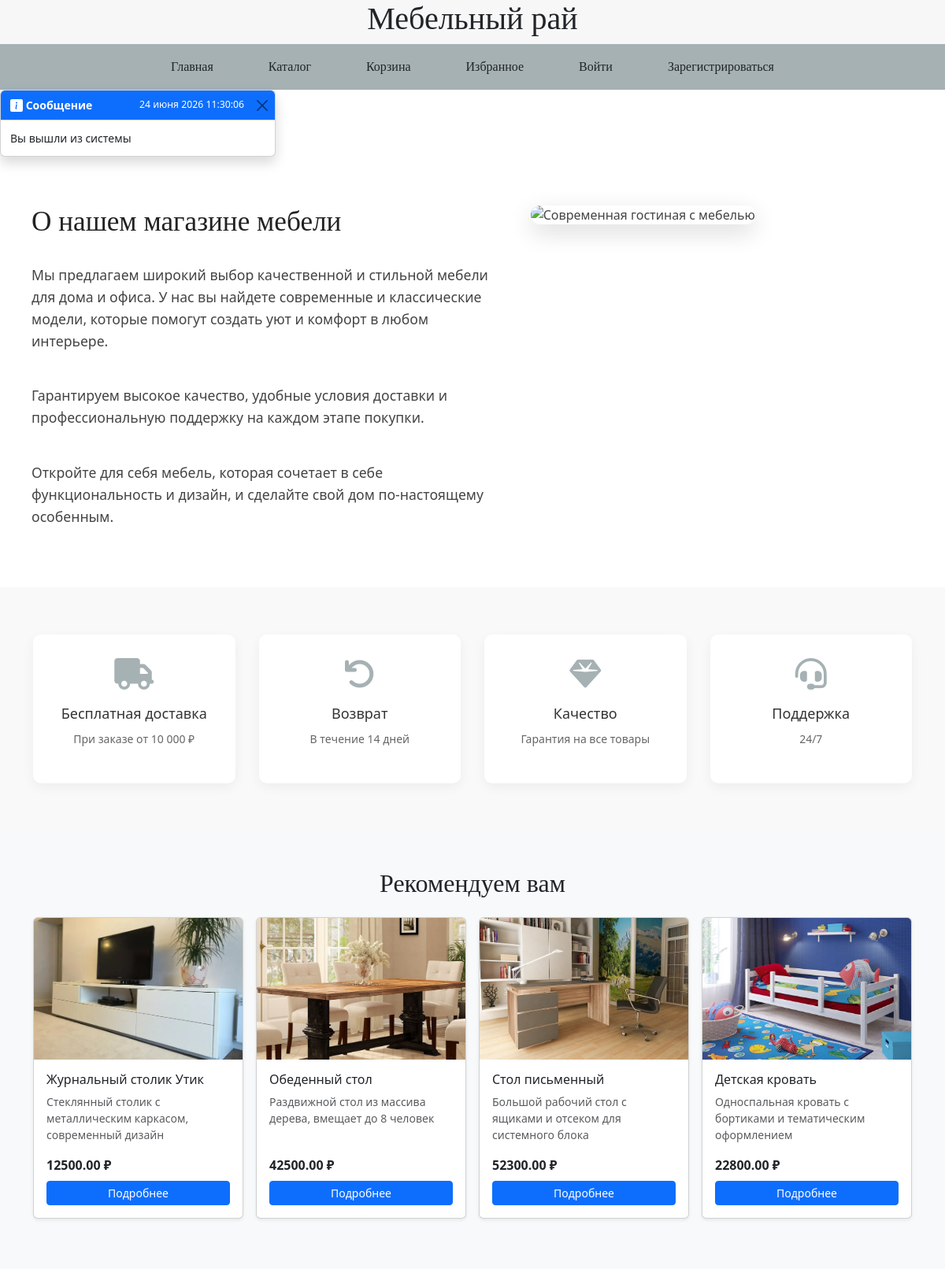
/index.php?action=quit (signed in), run on the app's committed database.
### tables this page shows
CREATE TABLE `products` (
  `id` int NOT NULL,
  `nam_products` varchar(250) NOT NULL,
  `description` text,
  `price` decimal(10,2) NOT NULL,
  `stock` int NOT NULL DEFAULT '0',
  `categoryid` int NOT NULL,
  `image_product` varchar(250) NOT NULL
);

### connect.php (called while the page is built, shortened)
<?php
require_once "classes/pr20.php";
$db = new pr20(DB_USER,DB_PASW,DB_HOST,DB_NAME);

### views/default.php (the view, shortened to what this page needs)
<?php
require_once 'connect.php';
$stmt = $db->dbs->query("SELECT * FROM products WHERE stock > 0 ORDER BY RAND() LIMIT 4");
$randomProducts = $stmt->fetchAll(PDO::FETCH_ASSOC);
?>
<main class="about-store" style="width: 100%; margin: 60px 0; padding: 0 40px; color: #444; font-family: 'Segoe UI', Tahoma, Geneva, Verdana, sans-serif; box-sizing: border-box;">
  <div style="max-width: 1400px; margin: 0 auto; display: flex; gap: 50px; align-items: flex-start;">
    <div style="flex: 1.2; min-width: 500px;">
      <h2 style="color:#222; margin-bottom: 30px; font-size: 2.2em; line-height: 1.3;">О нашем магазине мебели</h2>
      <div style="display: flex; flex-direction: column; gap: 25px; font-size: 1.1em; line-height: 1.6;">
        <p>Мы предлагаем широкий выбор качественной и стильной мебели для дома и офиса. У нас вы найдете современные и классические модели, которые помогут создать уют и комфорт в любом интерьере.</p>
        <p>Гарантируем высокое качество, удобные условия доставки и профессиональную поддержку на каждом этапе покупки.</p>
        <p>Откройте для себя мебель, которая сочетает в себе функциональность и дизайн, и сделайте свой дом по-настоящему особенным.</p>
      </div>
    </div>
    <div style="flex: 1; max-width: 700px; position: relative;">
      <img src="https://images.unsplash.com/photo-1616627561839-074385245ff6?ixlib=rb-1.2.1&auto=format&fit=crop&w=1350&q=80"
           alt="Современная гостиная с мебелью"
           style="width: 100%; height: 500px; object-fit: cover; border-radius: 15px; box-shadow: 0 10px 30px rgba(0,0,0,0.15);">
    </div>
  </div>
</main>
    <section class="features">
        <div class="container">
            <div class="feature-item">
                <i class="fas fa-truck"></i>
                <h3>Бесплатная доставка</h3>
                <p>При заказе от 10 000 ₽</p>
            </div>
            <div class="feature-item">
                <i class="fas fa-undo"></i>
                <h3>Возврат</h3>
                <p>В течение 14 дней</p>
            </div>
            <div class="feature-item">
                <i class="fas fa-gem"></i>
                <h3>Качество</h3>
                <p>Гарантия на все товары</p>
            </div>
            <div class="feature-item">
                <i class="fas fa-headset"></i>
                <h3>Поддержка</h3>
                <p>24/7</p>
            </div>
        </div>
    </section>
<section class="py-5 bg-light">
  <div class="container">
    <h2 class="mb-4 text-center">Рекомендуем вам</h2>
    <div class="row g-3">
      <?php foreach ($randomProducts as $product): ?>
        <div class="col-6 col-md-3 mb-3">
          <div class="card h-100 shadow-sm">
            <img src="<?= htmlspecialchars($product['image_product']) ?>" class="product-image card-img-top" alt="<?= htmlspecialchars($product['nam_products']) ?>">
            <div class="card-body d-flex flex-column p-3">
              <h5 class="card-title fs-6"><?= htmlspecialchars($product['nam_products']) ?></h5>
              <p class="card-text small text-muted flex-grow-1"><?= htmlspecialchars($product['description']) ?></p>
              <p class="card-text fw-bold mb-2"><?= htmlspecialchars($product['price']) ?> ₽</p>
              <a href="index.php?page=catalog" class="btn btn-primary btn-sm mt-auto">Подробнее</a>
            </div>
          </div>
        </div>
      <?php endforeach; ?>
    </div>
  </div>
</section>

### css/style.css (style rules this page uses)
body { min-height: 100vh; margin: 0; padding: 0; box-sizing: border-box; display: flex; flex-direction: column; }
header h1, h2 { font-family: Brush Script MT; }
body, section { background-color: #ECF0F1; }
section { padding: 20px; }
a { color: chocolate; }

### views/default.php (style rules this page uses)
.features { padding: 60px 0; background-color: #f9f9f9; }
.features .container { display: flex; flex-wrap: wrap; justify-content: space-between; gap: 30px; }
.feature-item { flex: 1; min-width: 200px; text-align: center; padding: 30px 20px; background: white; border-radius: 10px; box-shadow: 0 5px 15px rgba(0, 0, 0, 0.05); transition: transform 0.3s ease, box-shadow 0.3s ease; }
.feature-item i { font-size: 40px; color: #A6B1B4; margin-bottom: 20px; }
.feature-item h3 { font-size: 18px; margin-bottom: 10px; color: #333; }
.feature-item p { font-size: 14px; color: #666; line-height: 1.5; }
.product-image { width: 100%; height: 180px; object-fit: cover; object-position: center; }
.card { transition: transform 0.2s; }

### data on the page
products: image_product (picture), nam_products "Журнальный столик Утик", description "Стеклянный столик с металлическим каркасом, современный дизайн", price "12500.00"
products: image_product (picture), nam_products "Обеденный стол", description "Раздвижной стол из массива дерева, вмещает до 8 человек", price "42500.00"
products: image_product (picture), nam_products "Стол письменный", description "Большой рабочий стол с ящиками и отсеком для системного блока", price "52300.00"
products: image_product (picture), nam_products "Детская кровать", description "Односпальная кровать с бортиками и тематическим оформлением", price "22800.00"

### other printed values
$text "Вы вышли из системы"
